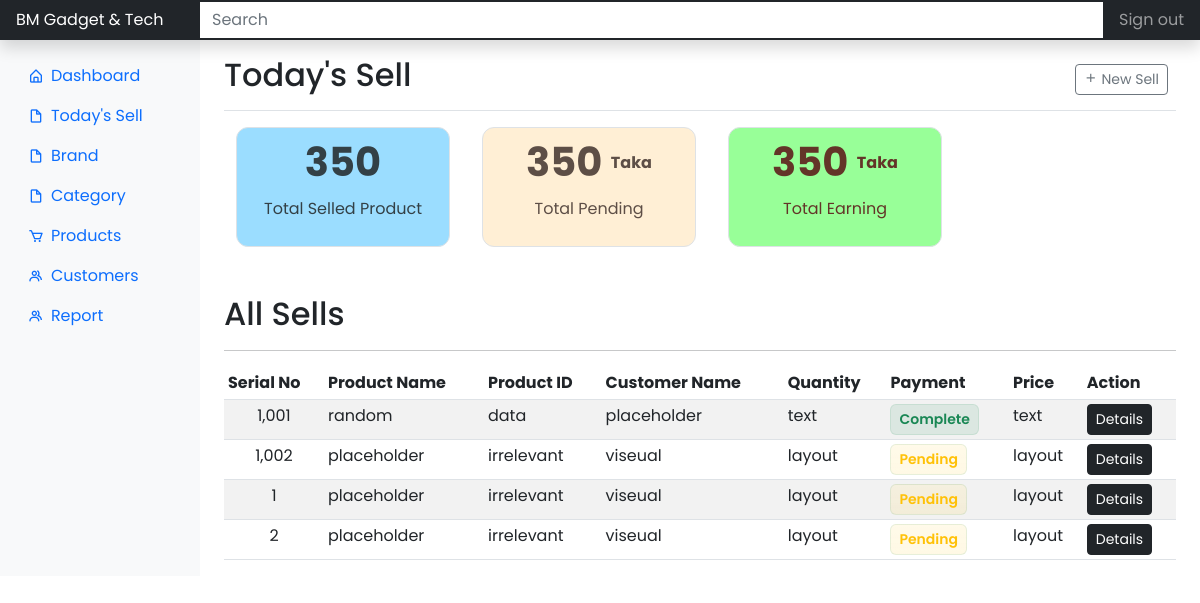
The page /dashboard/todaysell/ (signed in) on the database as committed earlier.
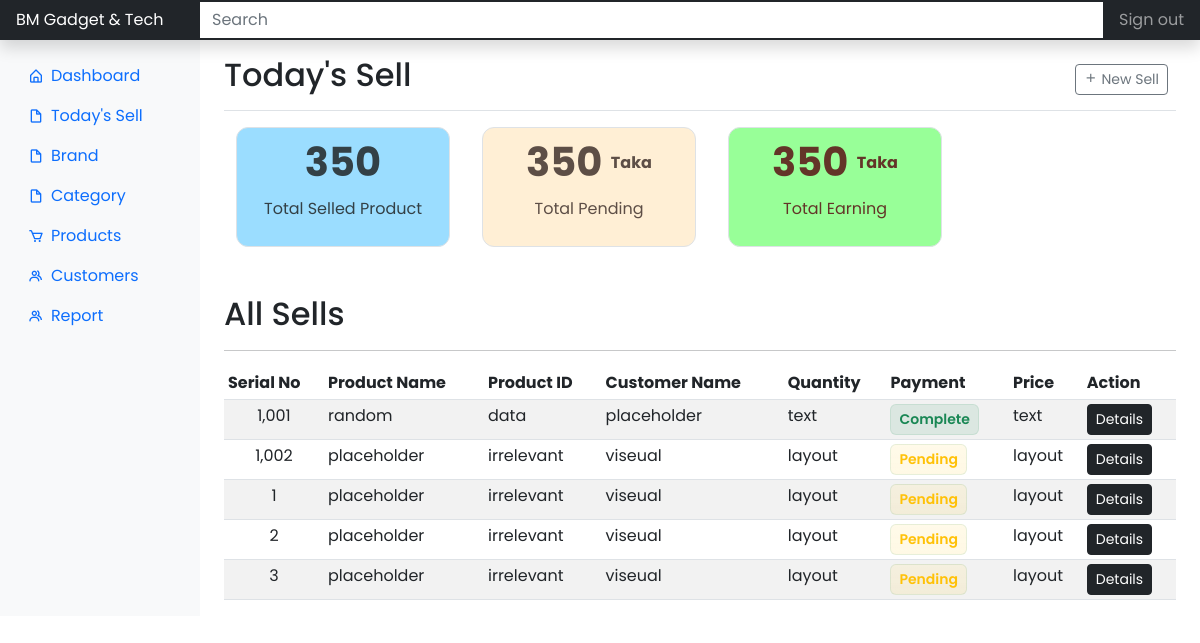
The same page on the database as committed later.
### app/models.py (models this page shows)
class DailySells(db.Model):
    id = db.Column(db.Integer, primary_key=True)
    customer_id = db.Column(db.Integer, db.ForeignKey('customers.id'), nullable=False)
    customer = db.relationship('Customers', backref=db.backref('customers', lazy=True))
    product_id = db.Column(db.Integer, db.ForeignKey('products.id'), nullable=False)
    product_name = db.relationship('Products', backref=db.backref('products', lazy=True))
    quantity = db.Column(db.String(), nullable=False, default='00')
    discount = db.Column(db.String(), default='00')
    price = db.Column(db.String(), nullable=False, default='00')
    payment_status = db.Column(db.String(), nullable=False, default='cash')
    trnx_id = db.Column(db.String())
    note = db.Column(db.String())
    user_id = db.Column(db.Integer, db.ForeignKey('users.id'), nullable=False)

### app/dashboard/views.py (the view, shortened to what this page needs)
@dashboard.route('/dashboard/todaysell/', methods=['GET', 'POST'])
@login_required
def todaysell():
    sells = DailySells.query.all()
    form=AddTodaySellForm()
    form.customer_name.choices = [(customer.id, customer.customer_name) for customer in Customers.query.all()]
    form.product_name.choices = [(product.id, product.name) for product in Products.query.all()]
    return render_template('dashboard/todaysell.html', title='Today\'s Sell', form=form, sells=sells)

### app/dashboard/forms.py
class AddTodaySellForm(FlaskForm):
    customer_name = SelectField(
        'Customer Name',
        choices=[],
        validators=[DataRequired()]
    )
    product_name = SelectField(
        'Product Name',
        choices=[],
        validators=[DataRequired()]
    )
    quantity = IntegerField(
        'Quantity',
        validators=[DataRequired()]
    )
    discount = IntegerField(
        'Discount (in taka)'
    )
    price = IntegerField(
        'Price',
        validators=[DataRequired()]
    )
    payment_status = SelectField(
        'Payment Status',
        choices = [
            ('cash', 'Cash' ),
            ('card', 'Card' ),
            ('online(bkash/nagad)', 'Online (bKash/Nagad)' ),
            ('pending', 'Pending')
        ],
        validators = [
            DataRequired()
        ]
    )
    trnx_id = StringField('Transaction ID (optional)')
    note = TextAreaField('Note (Optional)')
    submit = SubmitField('Confirm')

### app/models.py (called while the page is built)
@login_manager.user_loader
def load_user(user_id):
    return Users.query.get(int(user_id))

### app/templates/dashboard/todaysell.html (shortened to what this page needs)
{% extends 'layouts/root-dashboard.html' %}
{% block body %}
<header class="navbar navbar-dark sticky-top bg-dark flex-md-nowrap p-0 shadow">
	<a class="navbar-brand col-md-3 col-lg-2 me-0 px-3 fs-6" href="#">
		BM Gadget & Tech
	</a>
	<input class="form-control form-control-dark w-100 rounded-0 border-0" type="text" placeholder="Search"
		aria-label="Search" />
	<div class="navbar-nav">
		<div class="nav-item text-nowrap">
			<a class="nav-link px-3" href="#">Sign out </a>
		</div>
	</div>
</header>
<div class="container-fluid">
	<div class="row">
		{% include 'helpers/_dashboard_side_nav.html' %}
		<main class="col-md-9 ms-sm-auto col-lg-10 px-md-4">
			<div
				class="d-flex justify-content-between flex-wrap flex-md-nowrap align-items-center pt-3 pb-2 mb-3 border-bottom">
				<h1 class="h2">Today's Sell</h1>
				<div class="btn-toolbar mb-2 mb-md-0">
					<div class="btn-group me-2">
						<button type="button" class="btn btn-sm btn-outline-secondary" data-bs-toggle="modal"
							data-bs-target="#dailysellModal">
							<i class="bx bx-plus"></i>
							New Sell
						</button>
					</div>
				</div>
			</div>
			<div class="container">
				<div class="row gap-2 mb-5">
					<div class="col-lg-3">
						<div class="border summery__box bg__anakiwa p-2">
							<h3 class="summery__box-title fs-1 fw-bolder">
								350
							</h3>
							<p class="summery__subtitle">
								Total Selled Product
							</p>
						</div>
					</div>
					<div class="col-lg-3">
						<div class="border summery__box bg__papayawhip p-2">
							<h3 class="summery__box-title fs-1 fw-bolder">
								350
								<small>
									<sup class="fs-6">Taka</sup>
								</small>
							</h3>
							<p class="summery__subtitle">Total Pending</p>
						</div>
					</div>
					<div class="col-lg-3">
						<div class="border summery__box bg__mintgreen p-2">
							<h3 class="summery__box-title fs-1 fw-bolder">
								350
								<small>
									<sup class="fs-6">Taka</sup>
								</small>
							</h3>
							<p class="summery__subtitle">Total Earning</p>
						</div>
					</div>
				</div>
			</div>
			<h2>All Sells</h2>
			<hr />
			<div class="table-responsive">
				<table class="table table-striped table-sm">
					<thead>
						<tr>
							<th scope="col" width="100">Serial No</th>
							<th scope="col">Product Name</th>
							<th scope="col">Product ID</th>
							<th scope="col">Customer Name</th>
							<th scope="col">Quantity</th>
							<th scope="col">Payment</th>
							<th scope="col">Price</th>
							<th scope="col">Action</th>
						</tr>
					</thead>
					<tbody>
						<tr>
							<td class="text-center">1,001</td>
							<td>random</td>
							<td>data</td>
							<td>placeholder</td>
							<td>text</td>
							<td>
								<small
									class="d-inline-flex px-2 py-1 fw-semibold text-success bg-success bg-opacity-10 border border-success border-opacity-10 rounded-2">
									Complete
								</small>
							</td>
							<td>text</td>
							<td>
								<button type="button" class="btn btn-dark btn-sm" aria-expanded="false">
									Details
								</button>
							</td>
						</tr>
						<tr>
							<td class="text-center">1,002</td>
							<td>placeholder</td>
							<td>irrelevant</td>
							<td>viseual</td>
							<td>layout</td>
							<td>
								<small
									class="d-inline-flex px-2 py-1 fw-semibold text-warning bg-warning bg-gradient bg-opacity-10 border border-success border-opacity-10 rounded-2">
									Pending
								</small>
							</td>
							<td>layout</td>
							<td>
								<button type="button" class="btn btn-dark btn-sm" aria-expanded="false">
									Details
								</button>
							</td>
						</tr>
						{% for sell in sells %}
						<tr>
							<td class="text-center">{{ sell.id }}</td>
							<td>placeholder</td>
							<td>irrelevant</td>
							<td>viseual</td>
							<td>layout</td>
							<td>
								<small
									class="d-inline-flex px-2 py-1 fw-semibold text-warning bg-warning bg-gradient bg-opacity-10 border border-success border-opacity-10 rounded-2">
									Pending
								</small>
							</td>
							<td>layout</td>
							<td>
								<button type="button" class="btn btn-dark btn-sm" aria-expanded="false">
									Details
								</button>
							</td>
						</tr>
						{% endfor %}
					</tbody>
				</table>
			</div>
		</main>
	</div>
</div>
{% endblock %}

### app/templates/layouts/root-dashboard.html (shortened to what this page needs)
<!DOCTYPE html>
<html lang="en">
<head>
    <link href='https://unpkg.com/boxicons@2.1.2/css/boxicons.min.css' rel='stylesheet'>
    <link href="https://cdn.jsdelivr.net/npm/bootstrap@5.2.0/dist/css/bootstrap.min.css" rel="stylesheet">
    <link rel="stylesheet" href="{{ url_for('static', filename='css/customize.css') }}">
  </head>
</head>
<body>
    {% block body %}
    {% endblock %}
</body>
</html>

### app/templates/helpers/_dashboard_side_nav.html
<nav
	id="sidebarMenu"
	class="col-md-3 col-lg-2 d-md-block bg-light sidebar collapse"
>
	<div class="position-sticky pt-3 sidebar-sticky">
		<ul class="nav flex-column">
			<li class="nav-item">
				<a
					class="nav-link active nav__icon"
					aria-current="page"
					href="{{ url_for('dashboard.admin_dashboard') }}"
				>
					<i class="bx bx-home-alt"></i>
					Dashboard
				</a>
			</li>
			<li class="nav-item">
				<a
					class="nav-link nav__icon"
					href="{{ url_for('dashboard.todaysell') }}"
				>
					<i class="bx bx-file-blank"></i>
					Today's Sell
				</a>
			</li>
			<li class="nav-item">
				<a
					class="nav-link nav__icon"
					href="{{ url_for('dashboard.brand') }}"
				>
					<i class="bx bx-file-blank"></i>
					Brand
				</a>
			</li>
			<li class="nav-item">
				<a
					class="nav-link nav__icon"
					href="{{ url_for('dashboard.category') }}"
				>
					<i class="bx bx-file-blank"></i>
					Category
				</a>
			</li>
			<li class="nav-item">
				<a
					class="nav-link nav__icon"
					href="{{ url_for('dashboard.products') }}"
				>
					<i class="bx bx-cart"></i>
					Products
				</a>
			</li>
			<li class="nav-item">
				<a
					class="nav-link nav__icon"
					href="{{ url_for('dashboard.customer') }}"
				>
					<i class="bx bx-group"></i>
					Customers
				</a>
			</li>
			<li class="nav-item">
				<a
					class="nav-link nav__icon"
					href="{{ url_for('dashboard.report') }}"
				>
					<i class="bx bx-group"></i>
					Report
				</a>
			</li>
		</ul>
	</div>
</nav>

### app/static/css/customize.css (style rules this page uses)
body { font-family: "Poppins", sans-serif; }
.nav__icon { display: flex; align-items: center; }
.nav__icon i { margin-right: 0.43rem; }
.bg__mintgreen { background-color: #98ff98; color: #633528; }
.bg__papayawhip { background-color: #ffefd5; color: #5d4e46; }
.bg__anakiwa { background-color: #9bddff; color: #334046; }
.summery__box { width: 100%; height: 120px; display: grid; place-items: center; border-radius: 0.75rem; }
.bg__mintgreen .summery__box-title, .bg__mintgreen .summery__subtitle { color: #633528; }
.bg__papayawhip .summery__box-title, .bg__papayawhip .summery__subtitle { color: #5d4e46; }
.bg__anakiwa .summery__box-title, .bg__anakiwa .summery__subtitle { color: #334046; }

Rows that differ between the two databases and show on the page:
added DailySells: id "3"
